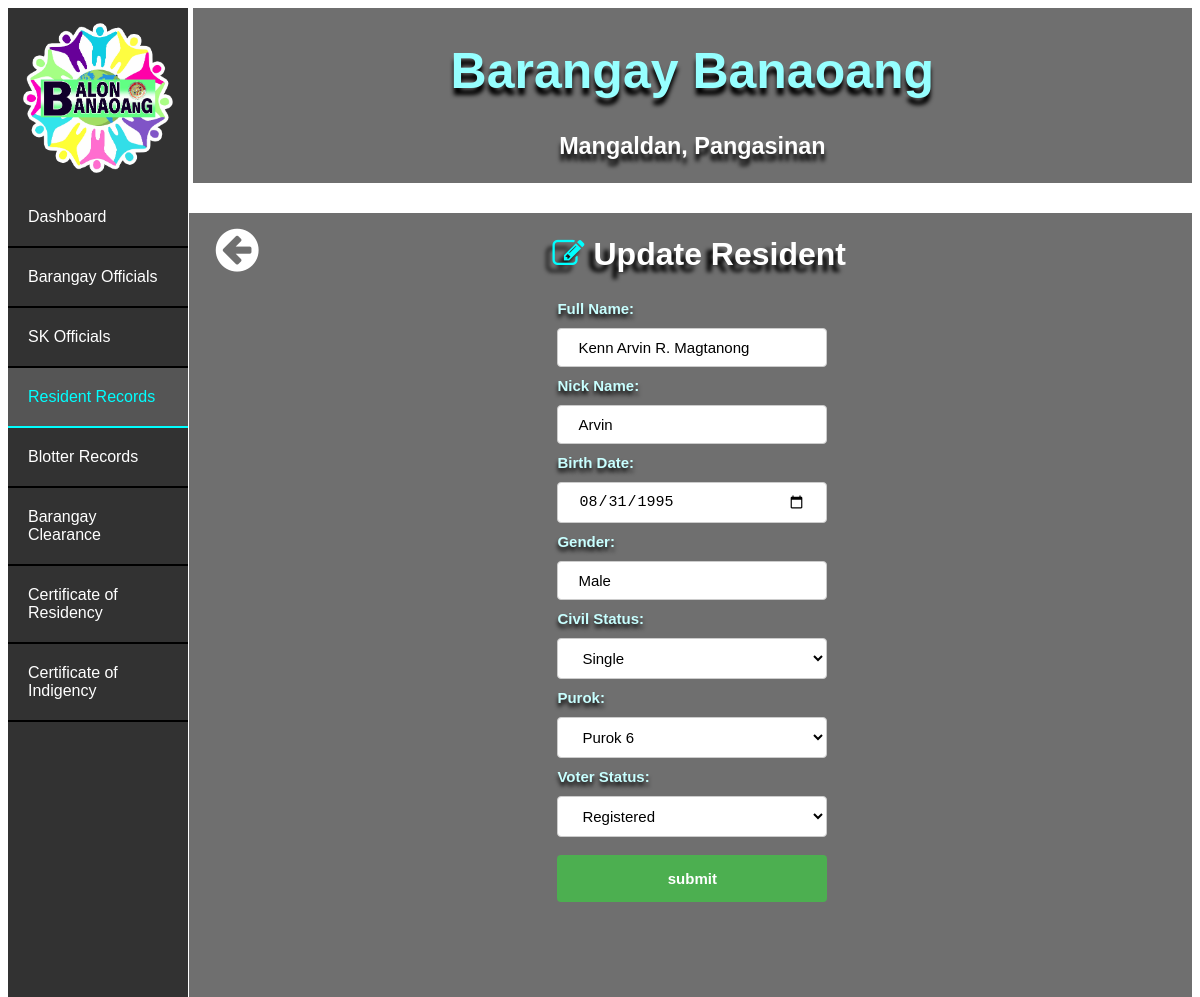
Page /edit_resident/1 on the committed database.
### bis/models.py (models this page shows, shortened)
class Resident(models.Model):
    full_name = models.CharField(max_length=30)
    nick_name = models.CharField(max_length=30)
    birth_date = models.DateField()
    gender = models.CharField(max_length=30)
    civil_status = models.CharField(max_length=30)
    purok = models.CharField(max_length=30)
    voter_status = models.CharField(max_length=30)

### bis/views.py (the view)
# urls.py: path('edit_resident/<pk>', views.edit_resident, name='edit_resident'),
def edit_resident(request, pk):
    resident = Resident.objects.get(pk = pk)
    return render(request, 'edit_residents.html', { 'edit_resident' : resident })

### bis/templates/edit_residents.html (shortened to what this page needs)
<!DOCTYPE html>
<html lang="en">
<head>
    {% load static %}
    <link rel="stylesheet" href="{% static 'index.css' %}">
    <link rel="stylesheet" type="text/css" href="https://maxcdn.bootstrapcdn.com/font-awesome/4.7.0/css/font-awesome.min.css">
</head>
<body>
    <div class="banr">
        <div class="bant"><h1>Barangay Banaoang</h1></div>
        <div class="bant2"><h3>Mangaldan, Pangasinan</h3></div>
    </div>
    <ul>
        <div class="logo1"></div>
        <li><a href="/index">Dashboard</a></li>
        <li><a href="/list_officials">Barangay Officials</a></li>
        <li><a href="/list_sks">SK Officials</a></li>
        <li><a class="active" href="/list_residents">Resident Records</a></li>
        <li><a href="/list_blotters">Blotter Records</a></li>
        <li><a href="list_residents_bc">Barangay Clearance</a></li>
        <li><a href="list_residents_cr">Certificate of Residency</a></li>
        <li><a href="list_residents_ci">Certificate of Indigency</a></li>
    </ul>
    <div class="cont">
        <a href="/list_residents"><i class="fa fa-arrow-circle-left" style="margin-left: 2.5%; margin-top: 1%; float: left;"></i></a>
        <h1 class="h" style="margin-right: 5%;"><i class="fa fa-edit" style="color: cyan;"></i> Update Resident</h1>
    <div class="conto">
    <form action="/edit_residents/edit/{{ edit_resident.pk }}" method="post">{% csrf_token %}
        <label for="fname">Full Name:</label>
        <input type="text" class="fname" name="full_name" value="{{ edit_resident.full_name }}">
        <label for="nname">Nick Name:</label>
        <input type="text" class="nname" name="nick_name" value="{{ edit_resident.nick_name }}">
        <label for="bdate">Birth Date:</label>
        <input type="date" class="bdate" name="birth_date" value="{{ edit_resident.birth_date|date:'Y-m-d' }}">
        <label for="gender">Gender:</label>
        <input type="text" class="gender" name="gender" value="{{ edit_resident.gender }}">
        <label for="cstats">Civil Status:</label>
        <select class="cstat" name="civil_status" required>
            <option value="{{ edit_resident.civil_status }}">{{ edit_resident.civil_status }}</option>
        </select><br>
        <label for="purok">Purok:</label>
        <select class="cstat" name="purok" required>
            <option value="{{ edit_resident.purok }}">{{ edit_resident.purok }}</option>
        </select><br>
        <label for="vstat">Voter Status:</label>
        <select class="cstat" name="voter_status" required>
            <option value="{{ edit_resident.voter_status }}">{{ edit_resident.voter_status }}</option>
        </select><br>
        <input type="submit" value="submit">
      </form>
      </div></div>
</body>
</html>

### bis/static/index.css (style rules this page uses)
body { font-family: sans-serif; background-image: url("bg.jpg"); background-size: 100%; }
ul { list-style-type: none; margin: 0; padding:0; width: 15%; background-color:rgba(50, 50, 50); position: fixed; height: 100%; overflow: auto; }
li a { display: block; color:white; padding: 20px 20px; text-decoration: none; border-bottom:2px solid black; }
li a.active { background-color: #555; color: cyan; border-color: cyan; }
.logo1 { background-image: url("blogo.png"); background-repeat: no-repeat; background-size: 90%; background-position: center; padding:50%; }
.banr { float: right; background-color:rgba(50, 50, 50, 0.7); width: 84.4%; }
.bant { text-align: center; font-size: 25px; color: rgb(150, 255, 255); text-shadow: 0px 7px 4px #000000; }
.bant2 { font-size: 20px; text-align: center; color: white; text-shadow: 0px 7px 4px #000000; }
.cont { padding:2px ; margin-top: 2.5%; float: right; background-color:rgba(50, 50, 50, 0.7); width: 84.4%; overflow: auto; padding-bottom: 5%; }
.h { text-align: center; color: white; margin-right: 1.1%; text-shadow: -6px 7px 4px #000000; }
input[type=text], select { width: 90%; font-size: 15px; padding: 10px 20px; margin: 10px 5%; display: inline-block; border: 1px solid #ccc; border-radius: 4px; box-sizing: border-box; }
input[type=search], select { background-color: white; width: 67%; font-size: 15px; padding: 15px 20px; margin: 10px 5%; display: inline-block; border: 2px solid rgb(0, 0, 0); border-radius: 4px; box-sizing: border-box; color: white; }
input[type=date], select { width: 90%; font-size: 15px; padding: 10px 20px; margin: 10px 5%; display: inline-block; border: 1px solid #ccc; border-radius: 4px; box-sizing: border-box; }
input[type=time], select { width: 90%; font-size: 15px; padding: 10px 20px; margin: 10px 5%; display: inline-block; border: 1px solid #ccc; border-radius: 4px; box-sizing: border-box; cursor: pointer; }
input[type=radio], select { width: 5%; font-size: 10px; margin: 2.5px 2px; display: inline-block; border: 1px solid #ccc; box-sizing: border-box; cursor: pointer; }
.cstat { width: 90%; font-size: 15px; padding: 10px 20px; margin: 10px 5%; display: inline-block; border: 1px solid #ccc; border-radius: 4px; box-sizing: border-box; cursor: pointer; color: black; }
input[type=submit] { width: 90%; background-color: #4CAF50; color: white; padding: 15px 20px; margin: 8px 5%; border: none; border-radius: 4px; cursor: pointer; font-size: 15px; font-weight: bold; }
label { text-shadow: 0px 4px 4px #000000; font-weight: bold; margin-left: 5%; font-size: 15px; color: rgb(200, 255, 255); }
.conto { margin-top: 2.5%; margin-bottom: 2.5%; padding: 2px; margin-left: 35%; width: 30%; }

### bis/templates/edit_residents.html (style rules this page uses)
.fa-arrow-circle-left { font-size: 50px; color:white; }

### rows in the picture
Resident: full_name "Kenn Arvin R. Magtanong", nick_name "Arvin", birth_date "08/31/1995", gender "Male", civil_status "Single", purok "Purok 6", voter_status "Registered"
